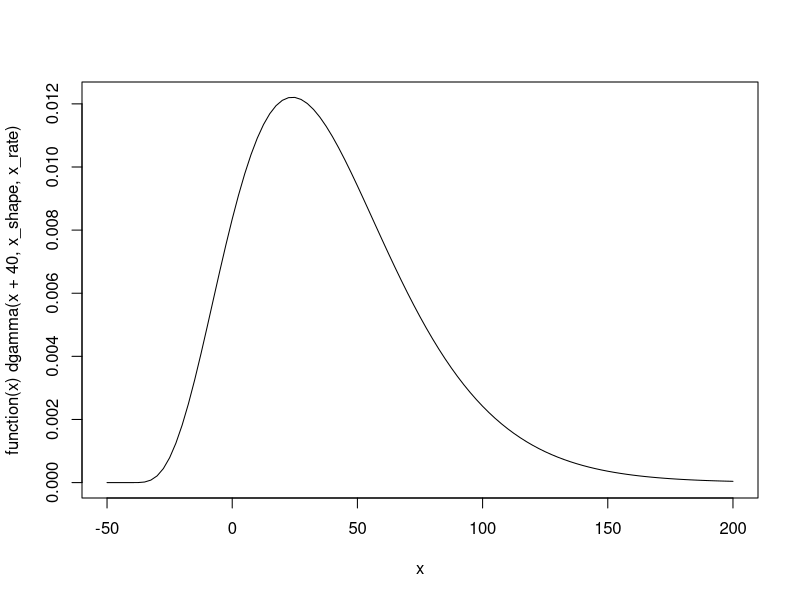
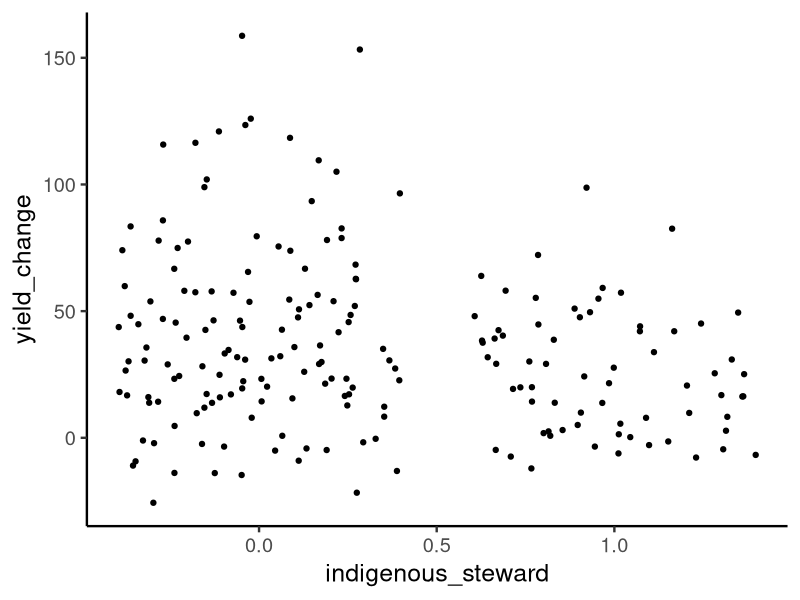
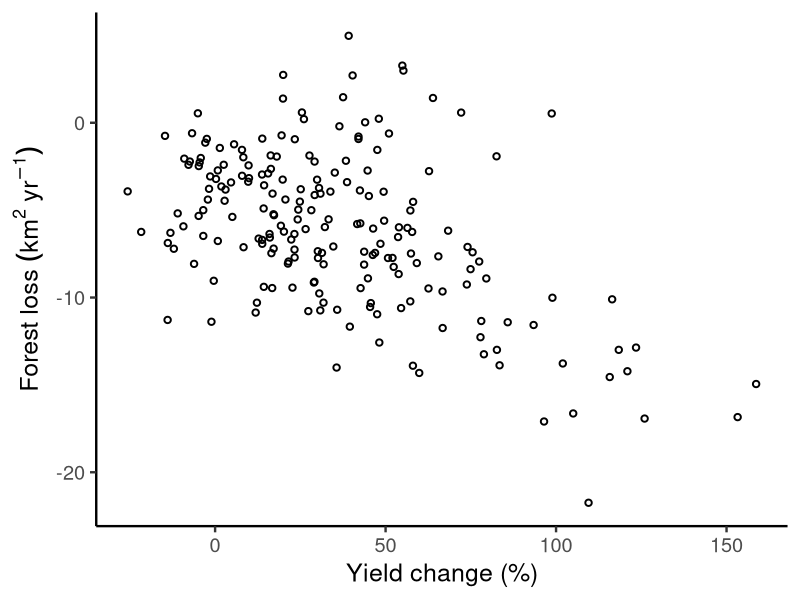
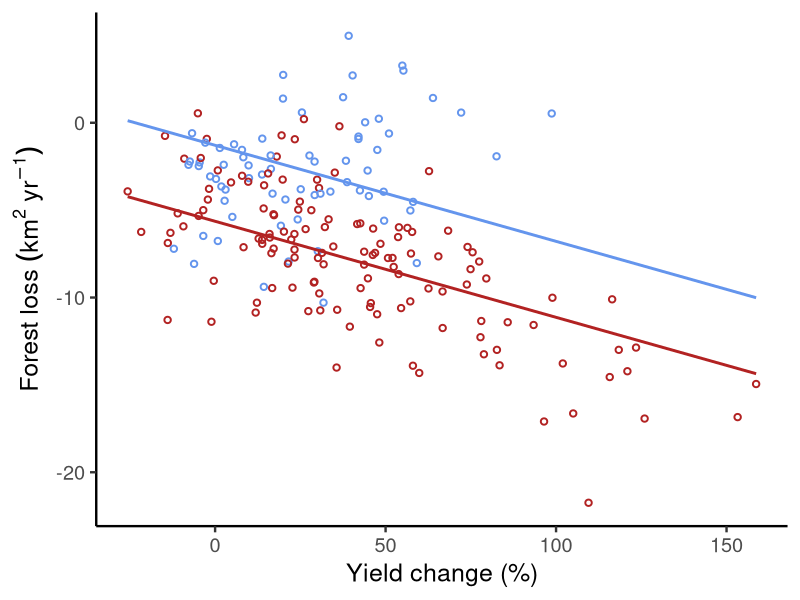
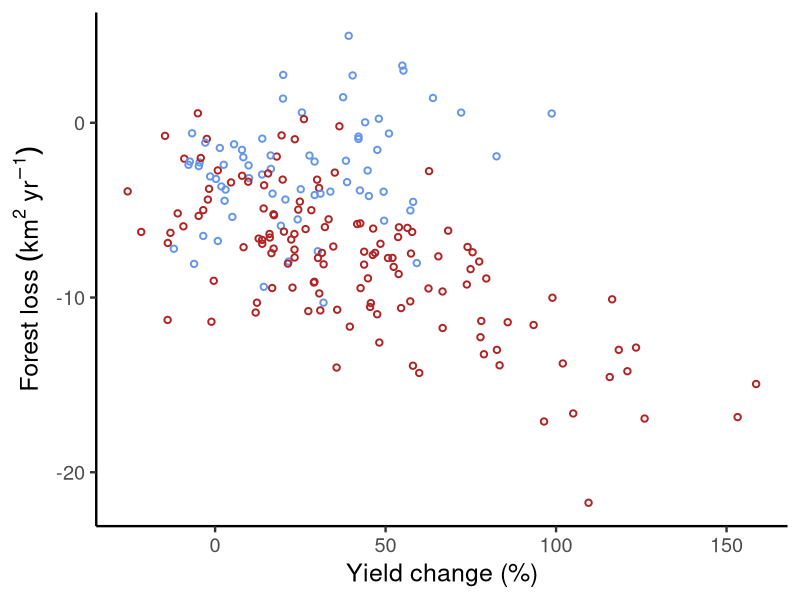
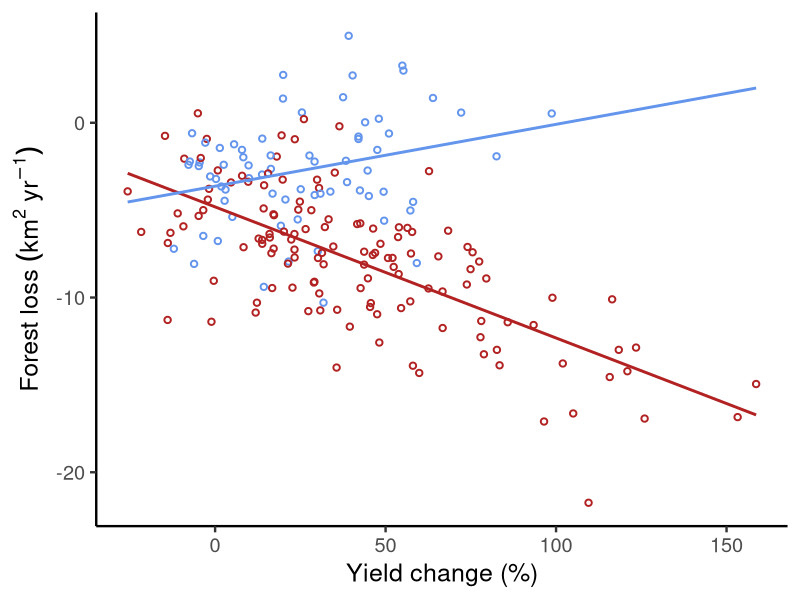

These charts were generated, in order, by the following R code:
# Does indigenous stewardship buffer forest integrity against deforestation pressure?

library(tidyverse)
theme_set(theme_classic(18))
set.seed(123)

# Distribution of intensification
x_mean <- 80
x_disp <- 0.2
x_shape <- 1 / x_disp
x_rate <- 1 / (x_mean * x_disp)
plot(\(x) dgamma(x + 40, x_shape, x_rate), from = -50, to = 200)

yield_change <- rgamma(200, x_shape, x_rate) - 40

# make indigenous stewardship inversely correlated with yield change
indigenous_steward <- rbinom(200, size = 1, prob = plogis(-yield_change / 50))

ggplot(tibble(yield_change, indigenous_steward), 
       aes(indigenous_steward, yield_change)) + geom_jitter()

# forest_loss = beta_0 + beta_1 * yield_change + beta_2 * indig_steward + beta_3 * yield_change * indig_steward

beta_0 <- -5
beta_1 <- -0.08
beta_2 <- 2
beta_3 <- 0.1
sigma <- 3

forest_data <- tibble(
  yield_change, 
  indigenous_steward,
  mu = beta_0 + beta_1 * yield_change + beta_2 * indigenous_steward + beta_3 * yield_change * indigenous_steward,
  forest_loss = rnorm(200, mu, sigma)
)

ggplot(forest_data, aes(yield_change, forest_loss)) +
  geom_point(shape = 21, size = 1.5, stroke = 1) +
  labs(x = "Yield change (%)",
       y = expression("Forest loss " ("km"^2 ~ "yr"^-1)))

int_mod <- lm(forest_loss ~ yield_change * indigenous_steward, data = forest_data)
summary(int_mod)

add_mod <- lm(forest_loss ~ yield_change + indigenous_steward, data = forest_data)
summary(add_mod)

add_pred <- expand_grid(yield_change = range(forest_data$yield_change),
                        indigenous_steward = 0:1) %>% 
  mutate(forest_loss = predict(add_mod, .))
ggplot(forest_data, aes(yield_change, forest_loss, color = factor(indigenous_steward))) +
  geom_point(shape = 21, size = 1.5, stroke = 1) +
  geom_line(data = add_pred, linewidth = 1) +
  scale_color_manual(values = c("firebrick", "cornflowerblue")) +
  labs(x = "Yield change (%)",
       y = expression("Forest loss " ("km"^2 ~ "yr"^-1))) +
  theme(legend.position = "none")

ggplot(forest_data, aes(yield_change, forest_loss, color = factor(indigenous_steward))) +
  geom_point(shape = 21, size = 1.5, stroke = 1) +
  scale_color_manual(values = c("firebrick", "cornflowerblue")) +
  labs(x = "Yield change (%)",
       y = expression("Forest loss " ("km"^2 ~ "yr"^-1))) +
  theme(legend.position = "none")

int_pred <- expand_grid(yield_change = range(forest_data$yield_change),
                        indigenous_steward = 0:1) %>% 
  mutate(forest_loss = predict(int_mod, .))
ggplot(forest_data, aes(yield_change, forest_loss, color = factor(indigenous_steward))) +
  geom_point(shape = 21, size = 1.5, stroke = 1) +
  geom_line(data = int_pred, linewidth = 1) +
  scale_color_manual(values = c("firebrick", "cornflowerblue")) +
  labs(x = "Yield change (%)",
       y = expression("Forest loss " ("km"^2 ~ "yr"^-1))) +
  theme(legend.position = "none")

